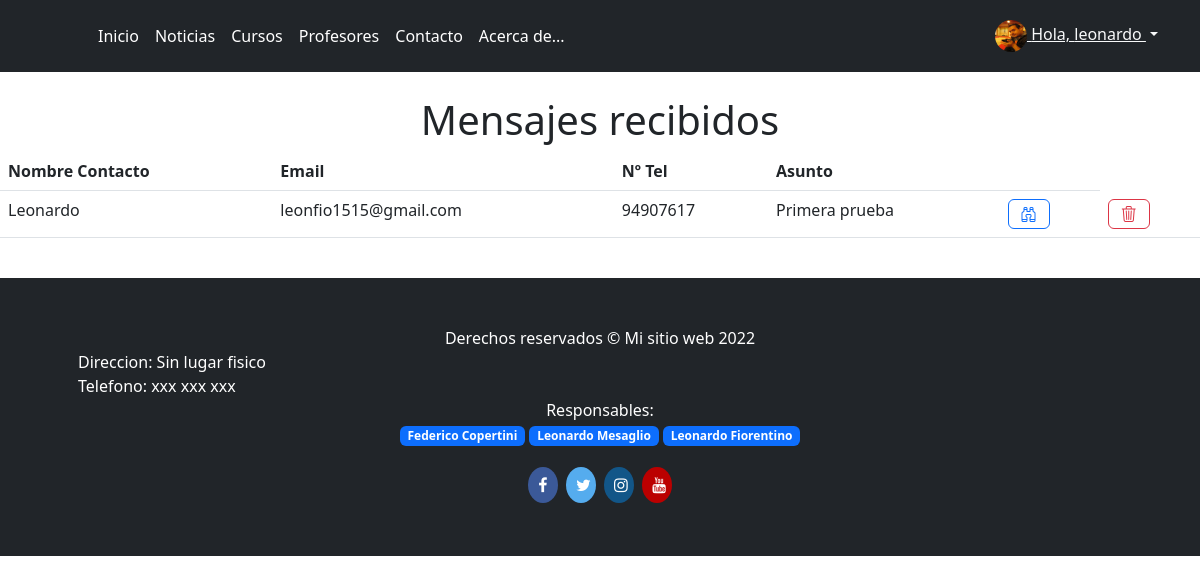
The app's page /mensajes_contacto (signed in) with its own data.
### Academia_Arte/models.py (models this page shows)
class Avatar(models.Model):
    usuario = models.OneToOneField(User, on_delete=models.CASCADE)
    imagen = models.ImageField(upload_to="images/", blank=True, null=True)

class Contacto(models.Model):
    nombre_contacto = models.CharField(max_length=20)
    email_contacto = models.EmailField()
    tel_contacto = models.IntegerField()
    asunto_contacto = models.CharField(max_length=40)
    mensaje_contacto = models.CharField(max_length=500)

### Academia_Arte/views.py (the view)
# urls.py: path('mensajes_contacto', ContactoList.as_view(), name="mensajes_contacto"),
class ContactoList(ListView):
    model = Contacto
    template_name = "Academia_Arte/mensajes_contacto.html"

### Academia_Arte/templates/Academia_Arte/mensajes_contacto.html
{% extends "Academia_Arte/base.html" %}
{% block content %}
<br>
<h1 class="col text-center">Mensajes recibidos</h1>
<table class="table">
    <thead class="thead-dark">
        <tr>
            <th scope="col">Nombre Contacto</th>
            <th scope="col">Email</th>
            <th scope="col">Nº Tel</th>
            <th scope="col">Asunto</th>
            <th scope="col"></th>
        </tr>
    </thead>
    <tbody>
        <div style="text-align:center;">
            {% for mensaje in object_list %}
            <tr>
                <td>{{ mensaje.nombre_contacto }}</td>
                <td>{{ mensaje.email_contacto }}</td>
                <td>{{ mensaje.tel_contacto }}</td>
                <td>{{ mensaje.asunto_contacto }}</td>
                <td><a type="button" class="btn btn-block btn btn-outline-primary"
                        href="{% url 'mensaje_detail' mensaje.id %}"><i class="bi bi-binoculars"></i></a></td>
                <td><a type="button" class="btn btn-block btn btn-outline-danger btnEliminacion"
                        href="{% url 'mensaje_eliminar' mensaje.id %}"><i class="bi bi-trash3"></i></a></td>
            </tr>
        </div>
        {% endfor %}
    </tbody>
</table>
<br>
{% endblock %}

### Academia_Arte/templates/Academia_Arte/base.html (shortened to what this page needs)
{% load static %}
<!doctype html>
<html lang="es">
<head>
    <link rel="stylesheet" href="https://cdn.jsdelivr.net/npm/bootstrap-icons@1.9.1/font/bootstrap-icons.css">
    <link href="{% static 'assets/dist/css/bootstrap.min.css' %}" rel="stylesheet">
    <link href="{% static 'css/headers.css' %}" rel="stylesheet">
</head>
<body>
    <main>
        <header class="p-3 bg-dark text-white">
            <div class="container">
                <div class="d-flex flex-wrap align-items-center justify-content-center justify-content-lg-start">
                    <a href="/" class="d-flex align-items-center mb-2 mb-lg-0 text-white text-decoration-none">
                        <svg class="bi me-2" width="40" height="32" role="img" aria-label="Bootstrap">
                            <use xlink:href="#bootstrap" />
                        </svg>
                    </a>
                    <ul class="nav col-12 col-lg-auto me-lg-auto mb-2 justify-content-center mb-md-0">
                        <li><a href="{% url 'inicio' %}" class="nav-link px-2 text-white">Inicio</a></li>
                        <li><a href="{% url 'noticias' %}"class="nav-link px-2 text-white">Noticias</a></li>
                        <li><a href="{% url 'cursos' %}" class="nav-link px-2 text-white">Cursos</a></li>
                        <li><a href="{% url 'profesores' %}" class="nav-link px-2 text-white">Profesores</a></li>
                        <li><a href="{% url 'contacto' %}" class="nav-link px-2 text-white">Contacto</a></li>
                        <li><a href="{% url 'acerca_de' %}" class="nav-link px-2 text-white">Acerca de...</a></li>
                    </ul>
                    {% if user.is_authenticated %}
                    <div class="dropdown text-end">
                        <a href="#" class="d-block link-dark text-light dropdown-toggle" id="dropdownUser1" data-bs-toggle="dropdown" aria-expanded="false">
                            <img src="{{user.avatar.imagen.url}}" alt="" width="32" height="32" class="rounded-circle">
                            Hola, {{user}}
                        </a>
                    </div>
                    {% else %}
                    <div class="text-end">
                    <a href="{% url 'login' %}" type="submit" class="btn btn-outline-light me-2">Iniciar sesion</a>
                    <a href="{% url 'register' %}" type="submit" class="btn btn-outline-primary">Registrate</a>
                    </div>
                    {% endif %}
                </div>
            </div>
        </header>
    </main>
    {% block content %}
    {% endblock %}
    <link rel="stylesheet" href="https://cdnjs.cloudflare.com/ajax/libs/font-awesome/4.7.0/css/font-awesome.min.css">
    <footer class="py-5 bg-dark">
        <div class="container px-5">
            <p class="m-0 text-center text-white">Derechos reservados &copy; Mi sitio web 2022</p>
        </div>
        <div class="container px-5">
            <p class="m-0 text-lefth text-white">Direccion: Sin lugar fisico</p>
        </div>
        <div class="container px-5">
            <p class="m-0 text-lefth text-white">Telefono: xxx xxx xxx</p>
        </div>
        <div class="container px-5">
            <center><p class="m-0 text-lefth text-white">Responsables:
                <p><span class="badge badge-pill bg-primary">Federico Copertini</span>
                <span class="badge badge-pill bg-primary">Leonardo Mesaglio</span>
                <span class="badge badge-pill bg-primary">Leonardo Fiorentino</span></P>
            </center>
            </p></div>
        <center><div class="container">
            <a href="https://facebook.com" class="fa fa-facebook"></a>
        <a href="https://twitter.com" class="fa fa-twitter"></a>
        <a href="https://instagram.com" class="fa fa-instagram"></a>
        <a href="https://youtube.com" class="fa fa-youtube"></a>
        </div></center>
    </footer>
</body>
</html>

### static/css/headers.css (style rules this page uses)
.dropdown-toggle { outline: 0; }

### Academia_Arte/templates/Academia_Arte/base.html (style rules this page uses)
.fa { padding: 10px; font-size: 30px; width: 30px; text-align: center; text-decoration: none; margin: 5px 2px; border-radius:50% }
.fa-facebook { background: #3B5998; color: white; }
.fa-twitter { background: #55ACEE; color: white; }
.fa-youtube { background: #bb0000; color: white; }
.fa-instagram { background: #125688; color: white; }
.bi { vertical-align: -.125em; fill: currentColor; }

### records on screen
Contacto: nombre_contacto "Leonardo", email_contacto "leonfio1515@gmail.com", tel_contacto "94907617", asunto_contacto "Primera prueba"

### other values on screen
{{ user }} "leonardo"
